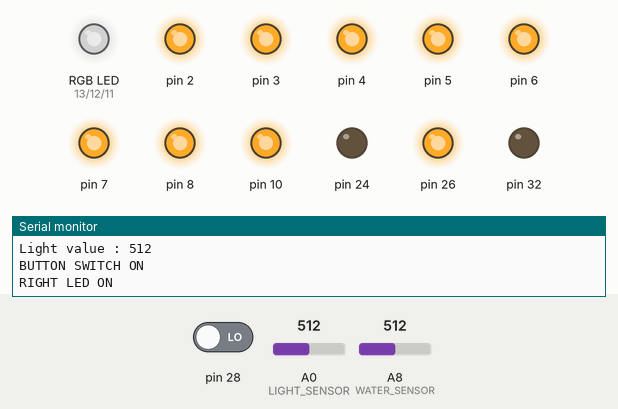
Recording of a sketch running on a simulated Arduino Mega 2560, built with avr-gcc and run on an emulated ATmega2560. Shown: an RGB LED mixed from three pins (HIGH = lit), output pins drawn as LEDs (lit = HIGH), the last lines printed to the serial monitor. Dashed ring = blinking. Inputs (shaded band) come from the test bench; at power-on: A0 (LIGHT_SENSOR) = 512, pin 28 LOW, A8 (WATER_SENSOR) = 512. Dim RGB values are drawn brighter than linear.

Above: at 6.2 s.
6.3 s: A0 (LIGHT_SENSOR) set to 716
At 11.4 s:
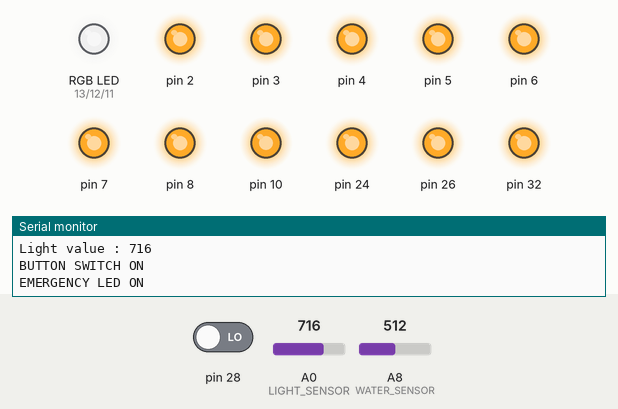
13.0 s: pin 28 driven HIGH
At 13.9 s:
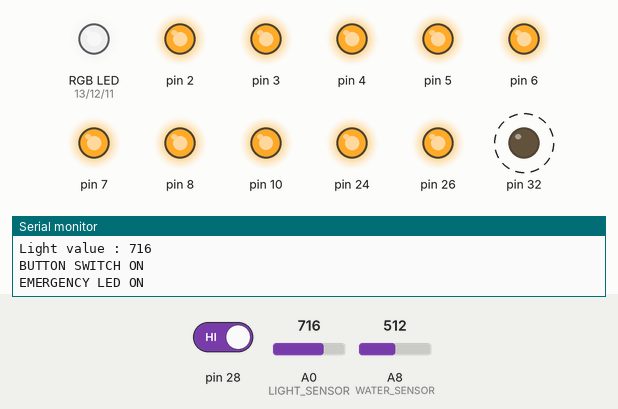
19.5 s: A0 (LIGHT_SENSOR) set to 900
At 19.79 s:
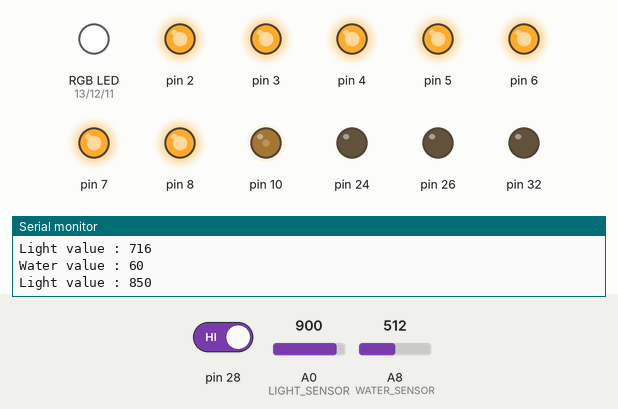
33.3 s: pin 28 driven LOW
At 33.9 s:
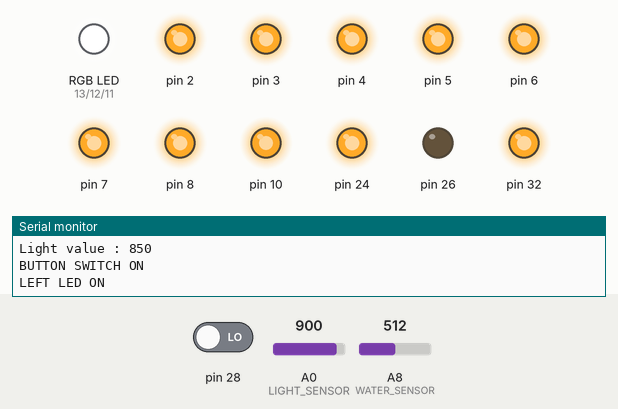
39.8 s: A0 (LIGHT_SENSOR) set to 511
At 44.9 s:
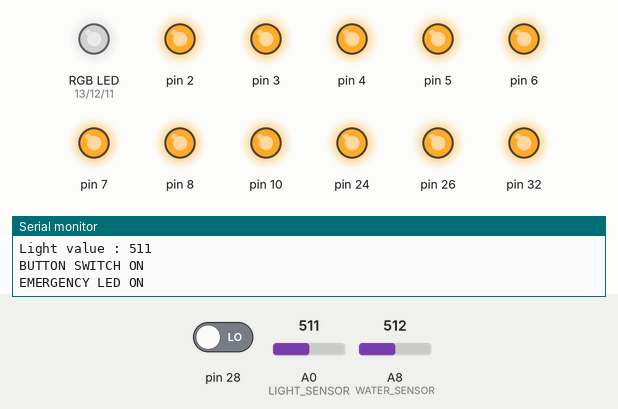
47.0 s: pin 28 driven HIGH
At 47.4 s:
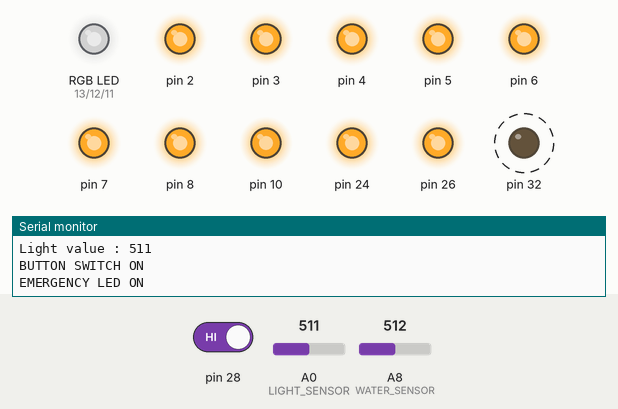
Timing chart, 0 to 54.5 s (numbered marks = the images above; inputs shaded):
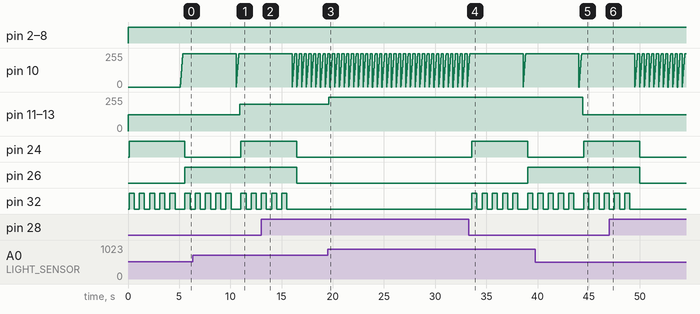

The sketch:

Car_Option_Simulation.ino
```cpp
/* 이 코드는 자동차 옵션 시뮬레이션으로 다음의 기능을 구현 합니다.
  1. 조도에 따른 LED, RGB 자동 밝기 조절
  2. 방향지시등 및 비상 깜빡이
  3. Water Sensor 감지로 와이퍼 동작 및 감지값에 따른 자동 속도 조절 */

  // ----------LIGHT SENSOR-----------
const uint8_t LIGHT_SENSOR {A0};   //라이트 센서 ANALOG PIN A0
const uint8_t LEDS[] {2U, 3U, 4U, 5U, 6U, 7U, 8U, 9U};  //LEDS PWM PIN
enum RGB { RED = 13, GREEN = 12, BLUE = 11 };  //RGB PWM PIN

  // ----------Vehicle Blink-----------
const uint8_t LEFT_LED {24U};  //LEFT_LED DIGITAL PIN
const uint8_t RIGHT_LED {26U};  //RIGHT_LED DIGITAL PIN
const uint8_t RELAY_SWITCH {32U};  //RELAY_SWITCH DIGITAL PIN
const uint8_t BUTTON_SWITCH {28U}; //BUTTON_SWITCH DIGITAL PIN
  // ----------Wiper WaterSensor-----------
const uint8_t WATER_SENSOR {A8};  //WATER_SENSOR ANALOG PIN A8
const uint8_t SERVO_MOTOR {10U};  //SERVO_MOTOR PWM PIN

void setup() {
  // ----------LIGHT SENSOR-----------
  Serial.begin(115200UL);
  pinMode(LIGHT_SENSOR, INPUT);
  pinMode(RED, OUTPUT);
  pinMode(GREEN, OUTPUT);
  pinMode(BLUE, OUTPUT);
  for(auto&& i : LEDS) {
    pinMode(i, OUTPUT);
  }
  // ----------Vehicle Blink-----------
  pinMode(LEFT_LED, OUTPUT);
  pinMode(RIGHT_LED, OUTPUT);
  pinMode(RELAY_SWITCH, OUTPUT);
  pinMode(BUTTON_SWITCH, INPUT);

  // ----------Wiper WaterSensor-----------
  pinMode(WATER_SENSOR, INPUT);
  pinMode(SERVO_MOTOR, OUTPUT);
}
void loop() {
  // ----------LIGHT SENSOR-----------
  uint16_t light_value = analogRead(LIGHT_SENSOR);  //라이트센서 값 읽어오기
  light_value = constrain(light_value, 200, 850);  //조도 최소값 200, 최대값 850 지정
  Serial.print(F("Light value : "));
  Serial.println(light_value);  //출력값 화면 표시
  for(int index = 0; index < 8; ++index) {
    uint16_t brightness = map(light_value, 200, 850, 0, 255);  // 지정한 조도값에 따른 LED,RGB 밝기 조절값 0 ~ 255 mapping
    digitalWrite(LEDS[index], brightness);
    analogWrite(RED, brightness);
    analogWrite(GREEN, brightness);
    analogWrite(BLUE, brightness);
  }
  delay(100UL);  // 딜레이 0.1초
  // ----------Vehicle Blink-----------
  static uint8_t button_count {0u};
  static bool button_switch_state {false};
  digitalWrite(LEFT_LED, LOW);
  digitalWrite(RIGHT_LED, LOW);
  digitalWrite(RELAY_SWITCH, LOW);  //초기화

  if(!digitalRead(BUTTON_SWITCH)) {
    Serial.println(F("BUTTON SWITCH ON"));
    ++button_count;
    if(button_count == 3) button_count = 0; // 3번 카운드되면 0으로
    if(button_count % 3 == 1) {
      digitalWrite(LEFT_LED, HIGH);
      Serial.println(F("LEFT LED ON"));
      for(uint8_t i {0u}; i < 5; ++i) {
        digitalWrite(RELAY_SWITCH, HIGH);
        delay(500UL);
        digitalWrite(RELAY_SWITCH, LOW);
        delay(500UL);
      }
    } else if(button_count % 3 == 2) {
      digitalWrite(RIGHT_LED, HIGH);
      Serial.println(F("RIGHT LED ON"));
      for(uint8_t i {0u}; i < 5; ++i) {
        digitalWrite(RELAY_SWITCH, HIGH);
        delay(500UL);
        digitalWrite(RELAY_SWITCH, LOW);
        delay(500UL);
     }
    } else {
      digitalWrite(LEFT_LED, HIGH);
      digitalWrite(RIGHT_LED, HIGH);
      Serial.println(F("EMERGENCY LED ON"));
      for(uint8_t i {0u}; i < 5; ++i) {
        digitalWrite(RELAY_SWITCH, HIGH);
        delay(500UL);
        digitalWrite(RELAY_SWITCH, LOW);
        delay(500UL);
      }
    }
  }
  // ----------Wiper WaterSensor-----------
  uint16_t water_value = analogRead(WATER_SENSOR);
  water_value = constrain(water_value, 0, 60);
  uint16_t mapped_value = map(water_value, 0, 60, 100, 10); // 0일때는 천천히 650가까울때는 빨리
    if(water_value > 5) { //비를 감지
      for(int i = 0; i < 256; i += 10) {
        analogWrite(SERVO_MOTOR, i);
        delay(mapped_value);
      }
    }
  Serial.print(F("Water value : "));
  Serial.println(water_value);
  delay(100UL); // 0.1초 딜레이
}
```

Measured:
- after the input at 6.3 s, pin 11 (BLUE), pin 12 (GREEN), pin 13 (RED): 122/255 → 202/255 after 4.6 s
- after the input at 13.0 s, pin 24: HIGH → LOW after 3.5 s; pin 32: goes on until 15.5 s, then stays LOW
- after the input at 19.5 s, pin 11 (BLUE), pin 12 (GREEN), pin 13 (RED): 202/255 → 255/255 after 0.12 s
- after the input at 33.3 s, pin 24: LOW → HIGH after 0.28 s, → LOW 5.5 s later; pin 26: LOW → HIGH after 5.7 s; pin 32: goes 4 × (HIGH 0.50 s, LOW 0.50 s), HIGH 0.50 s, LOW 0.96 s, HIGH 0.50 s, then LOW, starting after 0.28 s
- after the input at 39.8 s, pin 11 (BLUE), pin 12 (GREEN), pin 13 (RED): 255/255 → 122/255 after 4.6 s
- after the input at 47.0 s, pin 24: HIGH → LOW after 3.0 s; pin 32: goes on until 49.0 s, then stays LOW
- by itself, pin 10: ramps from 0/255 to 250/255 and jumps back, once every 0.46 s
